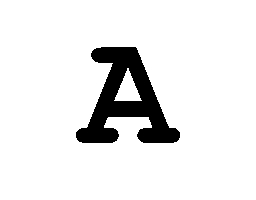
#> input picture letters/A.jpg, 256 x 200 px
$ jupyter execute --allow-errors prima-evaluation.ipynb   (shell and % lines are left out)
#> lines starting #> are read from the running program, lines starting #| are printed output that depends on the picture
### prima.py
##############################################################################
# .. code-block:: python
#
#     class CircleElectrodeArray(ElectrodeArray):
#         """Electrodes arranged in a circle"""
#         ...
#
# This way, the ``CircleElectrodeArray`` class can access all public methods
# of :py:class:`~pulse2percept.implants.ElectrodeArray`.
#
# The constructor then has the job of creating all electrodes in the array
# and placing them at the appropriate location; for example, by using the
# :py:func:`~pulse2percept.implants.ElectrodeArray.add_electrodes` method.
#
# The constructor of the class should accept a number of arguments:
#
# - ``n_electrodes``: how many electrodes to arrange in a circle
# - ``radius``: the radius of the circle
# - ``x_center``: the x-coordinate of the center of the circle
# - ``y_center``: the y-coordinate of the center of the circle
#
# For simplicity, we will use :py:class:`~pulse2percept.implants.DiskElectrode`
# objects of a given radius (100um), although it would be relatively straightforward
# to allow the user to choose the electrode type.

import pulse2percept
from pulse2percept.viz import plot_implant_on_axon_map
import matplotlib.pyplot as plt
from pulse2percept.implants import ProsthesisSystem
from pulse2percept.implants import ElectrodeArray, DiskElectrode, PointSource, Electrode, ElectrodeGrid
from collections import OrderedDict, Sequence
import numpy as np
import math


class ElectrodeGridHex(ElectrodeArray):
    """Hexagonal grid of electrodes
    Parameters
    ----------
    shape : (rows, cols)
        A tuple containing the number of rows x columns in the grid
    spacing : double
        Electrode-to-electrode spacing in microns.
    x, y, z : double, optional, default: (0,0,0)
        3D coordinates of the center of the grid
    rot : double, optional, default: 0rad
        Rotation of the grid in radians (positive angle: counter-clockwise
        rotation on the retinal surface)
    names: (name_rows, name_cols), each of which either 'A' or '1'
        Naming convention for rows and columns, respectively.
        If 'A', rows or columns will be labeled alphabetically.
        If '1', rows or columns will be labeled numerically.
        Columns and rows may only be strings and integers.
        For example ('1', 'A') will number rows numerically and columns
        alphabetically.
    etype : :py:class:`~pulse2percept.implants.Electrode`, optional
        A valid Electrode class. By default,
        :py:class:`~pulse2percept.implants.PointSource` is used.
    **kwargs :
        Any additional arguments that should be passed to the
        :py:class:`~pulse2percept.implants.Electrode` constructor, such as
        radius ``r`` for :py:class:`~pulse2percept.implants.DiskElectrode`.
        See examples below.
    Examples
    --------
    An electrode grid with 2 rows and 4 columns, made of disk electrodes with
    10um radius spaced 20um apart, centered at (10, 20)um, and located 500um
    away from the retinal surface, with names like this:
        A1 A2 A3 A4
        B1 B2 B3 B4
    >>> from pulse2percept.implants import ElectrodeGrid, DiskElectrode
    >>> ElectrodeGrid((2, 4), 20, x=10, y=20, z=500, names=('A', '1'), r=10,
    ...               etype=DiskElectrode) # doctest: +NORMALIZE_WHITESPACE +ELLIPSIS
    ElectrodeGrid(..., name_cols='1',
                  name_rows='A', r=10..., rot=0..., shape=(2, 4),
                  spacing=20..., x=10..., y=20..., z=500...)
    There are three ways to access (e.g.) the last electrode in the grid,
    either by name (``grid['C3']``), by row/column index (``grid[2, 2]``), or
    by index into the flattened array (``grid[8]``):
    >>> from pulse2percept.implants import ElectrodeGrid
    >>> grid = ElectrodeGrid((3, 3), 20, names=('A', '1'))
    >>> grid['C3']  # doctest: +ELLIPSIS
    PointSource(x=20..., y=20..., z=0...)
    >>> grid['C3'] == grid[8] == grid[2, 2]
    True
    You can also access multiple electrodes at the same time by passing a
    list of indices/names (it's ok to mix-and-match):
    >>> from pulse2percept.implants import ElectrodeGrid, DiskElectrode
    >>> grid = ElectrodeGrid((3, 3), 20, etype=DiskElectrode, r=10)
    >>> grid[['A1', 1, (0, 2)]]  # doctest: +NORMALIZE_WHITESPACE +ELLIPSIS
    [DiskElectrode(r=10..., x=-20.0, y=-20.0, z=0...),
     DiskElectrode(r=10..., x=0.0, y=-20.0, z=0...),
     DiskElectrode(r=10..., x=20.0, y=-20.0, z=0...)]
    """

    def __init__(self, shape, spacing, x=0, y=0, z=0, rot=0, names=('A', '1'),
                 etype=PointSource, **kwargs):
        if not isinstance(names, (tuple, list, np.ndarray)):
            raise TypeError("'names' must be a tuple/list of (rows, cols)")
        if not isinstance(shape, (tuple, list, np.ndarray)):
            raise TypeError("'shape' must be a tuple/list of (rows, cols)")
        if len(shape) != 2:
            raise ValueError("'shape' must have two elements: (rows, cols)")
        if np.prod(shape) <= 0:
            raise ValueError("Grid must have all non-zero rows and columns.")
        if not issubclass(etype, Electrode):
            raise TypeError("'etype' must be a valid Electrode object.")
        if issubclass(etype, DiskElectrode):
            if 'r' not in kwargs.keys():
                raise ValueError("A DiskElectrode needs a radius ``r``.")
            self.r = kwargs['r']

        # Extract rows and columns from shape:
        self.shape = shape
        self.x = x
        self.y = y
        self.z = z
        self.rot = rot
        self.spacing = spacing
        self.etype = etype  # add etype variable under the class
        # Store names for rows/cols separately:
        if len(names) == 2:
            self.name_rows, self.name_cols = names
        self.names = names
        # Instantiate empty collection of electrodes. This dictionary will be
        # populated in a private method ``_set_egrid``:
        self.electrodes = OrderedDict()
        self._set_grid()

    # [151 lines left out: functions get_params, __getitem__, _set_grid, not called in this run]


class Prima(ProsthesisSystem):
    def __init__(self, x=0, y=0, z=0, rot=0, eye='RE', stim=None,
                 use_legacy_names=False):
        # Prima is a 378 electrode implant measuring 2mm by 2mm
        # https://www.edisongroup.com/wp-content/uploads/2019/04/Pixium-Vision-Prima-gearing-up-for-a-pivotal-year.pdf
        # in its current iteration, we approximate this as ~400 electrodes
        self.eye = eye
        self.shape = (20, 20)

        # https://www.ncbi.nlm.nih.gov/pmc/articles/PMC3419261/ <- describes active vs return electrodes
        # so the hexagonal electrode consides of an active electrode surrounded by a ring return electrode
        # this makes it a very different type of electrode from the basic disk electrode...
        # for now, based on data available, we estimate that the density is ~100um spacing with an active electrode of 70um
        r_arr = 10
        spacing = 105

        self.earray = ElectrodeGridHex(self.shape, spacing, x=x, y=y, z=z,
                                       rot=rot, etype=DiskElectrode, r=r_arr)

        # Set stimulus if available:
        self.stim = stim

        # Set left/right eye:
        if not isinstance(eye, str):
            raise TypeError("'eye' must be a string, either 'LE' or 'RE'.")
        if eye != 'LE' and eye != 'RE':
            raise ValueError("'eye' must be either 'LE' or 'RE'.")

        self.eye = eye
        # Unfortunately, in the left eye the labeling of columns is reversed...
        if eye == 'LE':
            # FIXME: Would be better to have more flexibility in the naming
            # convention. This is a quick-and-dirty fix:
            names = list(self.earray.keys())
            objects = list(self.earray.values())
            names = np.array(names).reshape(self.earray.shape)
            # Reverse column names:
            for row in range(self.earray.shape[0]):
                names[row] = names[row][::-1]
            # Build a new ordered dict:
            electrodes = OrderedDict([])
            for name, obj in zip(names.ravel(), objects):
                electrodes.update({name: obj})
            # Assign the new ordered dict to earray:
            self.earray.electrodes = electrodes

    # [4 lines left out: function get_params, not called in this run]

### prima-evaluation.ipynb
[cell 1]
import pulse2percept as p2p
from prima import *
import matplotlib.pyplot as plt

# Plot Basic Layout for Prima Implant

#> (a cell that did not finish here is left out)

## Experimenting with Scoreboard model for Prima Implant

[cell 3]
import numpy as np
from pulse2percept.implants import ArgusII
from pulse2percept.models import ScoreboardModel
from prima import Prima

#> (a cell that did not finish here is left out)

#> (a cell that did not finish here is left out)

implant.stim = 10 * np.ones(400)
percept = model.predict_percept(implant)

#> (a cell that did not finish here is left out)

## Experimenting with Axon Map model

### For Prima Implant

[cell 7]
import matplotlib.pyplot as plt
import numpy as np
from pulse2percept.viz import plot_implant_on_axon_map
from pulse2percept.implants import ArgusII
from pulse2percept.models import AxonMapModel
from prima import Prima

#> (a cell that did not finish here is left out)

#> (a cell that did not finish here is left out)

implant.stim = np.ones(400)
percept = model.predict_percept(implant)

#> (a cell that did not finish here is left out)

for the letter a...

[cell 11]
import skimage.io as sio
import skimage.transform as sit
invert = True
datafile = 'letters/A.jpg'
img_in = sio.imread(datafile, as_gray=True)
#> img_in is the input picture: shape (200, 256); min 0, max 255, mean 232.2
img_in = img_in[50:150, 40:200]
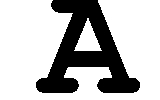
#> img_in: shape (100, 160); min 0, max 255, mean 183.8
img_stim = sit.resize(img_in, (20, 20))
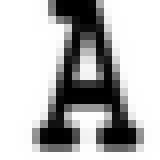
#> img_stim: shape (20, 20) float64 (shown 8 times larger); min 3.56e-08, max 1, mean 0.721
if invert:
    img_stim = 1.0 - img_stim
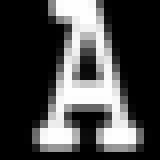
#> img_stim: shape (20, 20) float64 (shown 8 times larger); min 0, max 1, mean 0.279
plt.figure(figsize=(12, 4))
plt.subplot(121)
plt.imshow(img_in, cmap='gray')
plt.title('Original image')
# print(img_in.shape)
plt.subplot(122)
plt.imshow(img_stim, cmap='gray')
#print(img_stim)
plt.title('Model input');
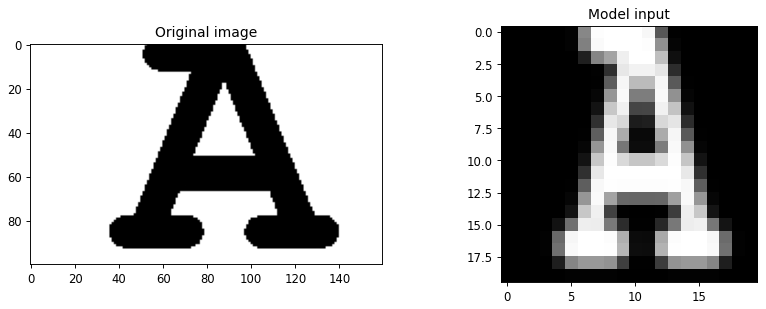
#> figure drawn by matplotlib, 2 panels

#> (a cell that did not finish here is left out)
